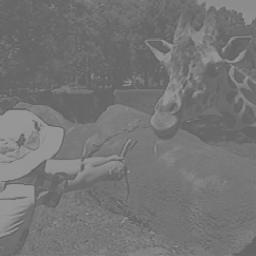
#> input picture tarefa6/ex2.png, 256 x 256 px
$ python ex2.py
#> lines starting #> are read from the running program, lines starting #| are printed output that depends on the picture
import cv2
import numpy as np
from matplotlib import pyplot as plt

src = cv2.imread("ex2.png")
#> src is the input picture: shape (256, 256, 3); min 89, max 163, mean 116.8
img = cv2.cvtColor(src, cv2.COLOR_BGR2GRAY)
eq = cv2.equalizeHist(img)
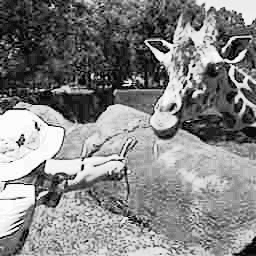
#> eq: shape (256, 256); min 0, max 255, mean 131.1

cv2.imshow ("Imagem Original" , src)
cv2.imshow ("Imagem Equalizada", eq)
plt.show()
cv2.waitKey ()
